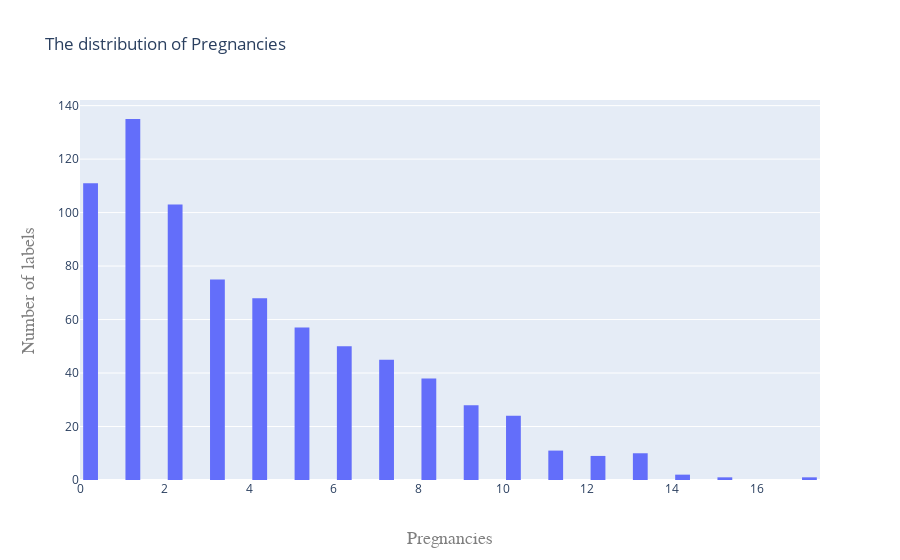

The code cell stored with this chart in its notebook:
### Code cell
plotHist(df,'Pregnancies')

### Figure 1 — Plotly figure (JSON) as saved in the notebook; plotly's stock layout.template omitted (floating-point values rounded to 4 significant figures; data arrays with more than 128 entries replaced by an {"elided": "..."} marker saying what was removed)
{"data": [{"autobinx": false, "histnorm": "", "name": "Histogram of Wind Speed", "type": "histogram", "x": {"elided": "768 int values"}, "xbins": {"end": 18, "size": 0.5, "start": -1}}], "layout": {"bargroupgap": 0.3, "title": {"text": "The distribution of Pregnancies"}, "xaxis": {"title": {"font": {"color": "#7f7f7f", "family": "Courier New, monospace", "size": 18}, "text": "Pregnancies"}}, "yaxis": {"title": {"font": {"color": "#7f7f7f", "family": "Courier New, monospace", "size": 18}, "text": "Number of labels"}}}}
